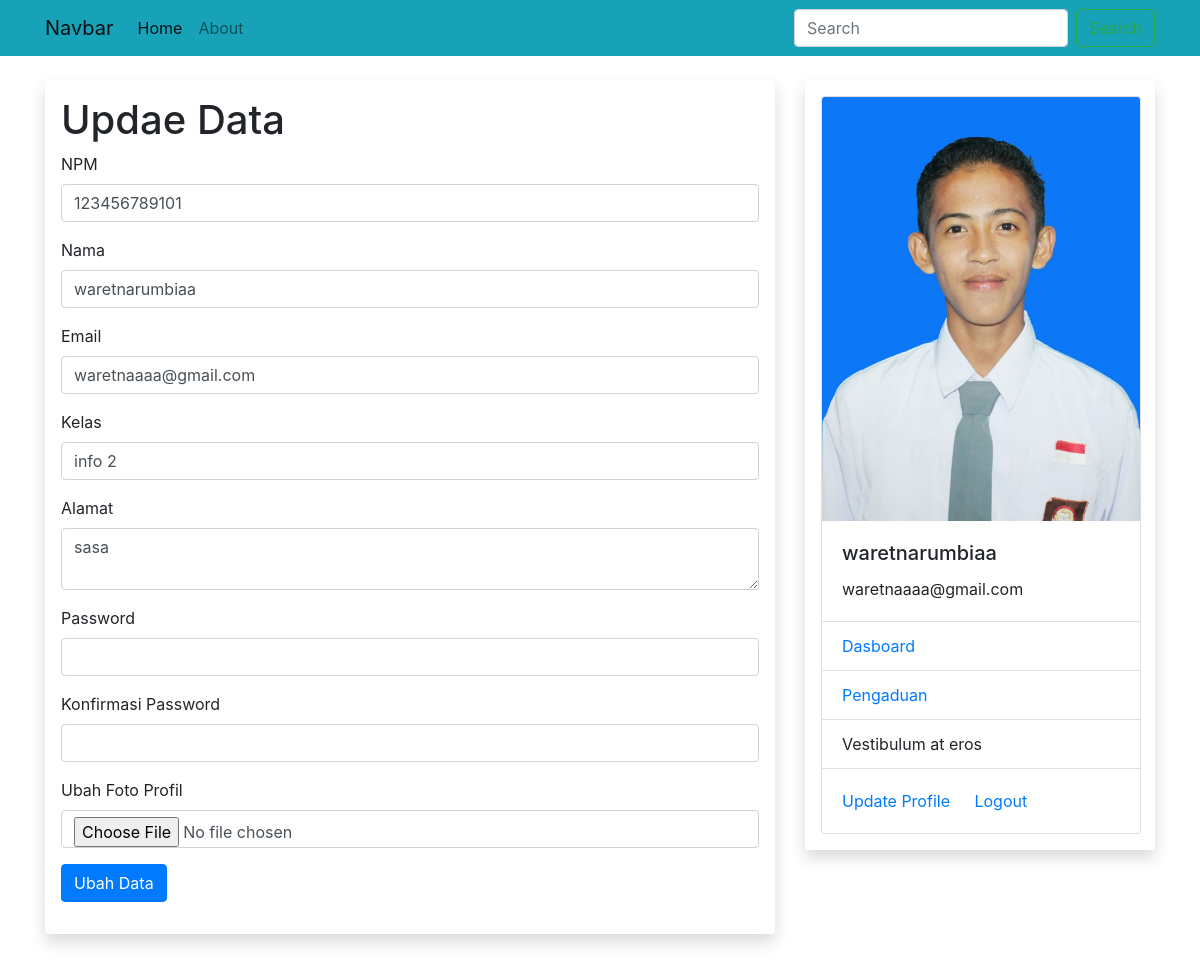
Screenshot of /edit_mahasiswa (signed in) with the database file from the repository.
### sim/models.py (models this page shows, shortened)
class Tmahasiswa(db.Model, UserMixin):
    id = db.Column(db.Integer, primary_key=True)
    npm = db.Column(db.String(15), unique=True, nullable=False)
    nama = db.Column(db.String(100), nullable=False)
    email = db.Column(db.String(120), unique=True, nullable=False)
    password = db.Column(db.String(80), nullable=False)
    kelas = db.Column(db.String(20), nullable=False)
    alamat = db.Column(db.String(100), nullable=False)
    foto = db.Column(db.String(30), nullable=False, default='default.jpg')
    pengaduans = db.relationship('Tpengaduan', backref='mahasiswa', lazy=True)

### sim/mahasiswa/routes.py (the view)
@rmahasiswa.route("/edit_mahasiswa", methods= ['GET', 'POST'])
@login_required
def edit_mahasiswa():
    form=editmahasiswa_F()
    if form.validate_on_submit():
        if form.foto.data:
            file_foto=simpan_foto(form.foto.data)
            current_user.foto= file_foto
        pass_hash=bcrypt.generate_password_hash(form.password.data).decode('UTF-8')
        current_user.npm=form.npm.data
        current_user.nama=form.nama.data
        current_user.email=form.email.data
        current_user.kelas=form.kelas.data
        current_user.alamat=form.alamat.data
        current_user.password=pass_hash
        db.session.commit()
        flash('Data Berhasil di Ubah', 'Warning')
        return redirect(url_for('rmahasiswa.edit_mahasiswa'))
    elif request.method=="GET":
        form.npm.data=current_user.npm
        form.nama.data=current_user.nama
        form.email.data=current_user.email
        form.kelas.data=current_user.kelas
        form.alamat.data=current_user.alamat
        form.password.data=current_user.password
    return render_template('edit_mahasiswa.html', form=form)

### sim/mahasiswa/forms.py (shortened to what this page needs)
class editmahasiswa_F(FlaskForm):
    npm=StringField('NPM', validators=[DataRequired(),Length(min=10, max=15)])
    nama=StringField('Nama', validators=[DataRequired()])
    email=StringField('Email', validators=[DataRequired(), Email()])
    kelas=StringField('Kelas', validators=[DataRequired()])
    password=PasswordField('Password', validators=[DataRequired(),Length(min=6, max=20)])
    konf_pass=PasswordField('Konfirmasi Password', validators=[DataRequired(), EqualTo('password')])
    alamat=TextAreaField('Alamat')
    foto= FileField('Ubah Foto Profil', validators=[FileAllowed(['jpg', 'png'])])
    submit=SubmitField('Ubah Data')

### sim/models.py (called while the page is built)
@login_manager.user_loader
def load_user(mahasiswa_id):
    return Tmahasiswa.query.get(int(mahasiswa_id))

### sim/templates/edit_mahasiswa.html (shortened to what this page needs)
{% extends "base.html" %}
{% block konten %}
<H1>Updae Data</H1>
<form method="POST" enctype="multipart/form-data">
    <div class="form-group">
        {{form.npm.label(class="form-control-label")}}
        {% if form.npm.errors %}
            {{form.npm(class="form-control is-invalid")}}
            <div class="invalid-feedback">
                {% for error in form.npm.errors %}
                <span>{{error}}</span>
                {% endfor %}
            </div>
        {% else%}
        {{form.npm(class="form-control")}}
        {% endif%}
    </div>
    <div class="form-group">
        {{form.nama.label(class="form-control-label")}}
        {{form.nama(class="form-control")}}
    </div>
    <div class="form-group">
        {{form.email.label(class="form-control-label")}}
        {% if form.email.errors %}
            {{form.email(class="form-control is-invalid")}}
            <div class="invalid-feedback">
                {% for error in form.email.errors %}
                <span>{{error}}</span>
                {% endfor %}
            </div>
        {% else%}
        {{form.email(class="form-control")}}
        {% endif%}
    </div>
    <div class="form-group">
        {{form.kelas.label(class="form-control-label")}}
        {{form.kelas(class="form-control")}}
    </div>
    <div class="form-group">
        {{form.alamat.label(class="form-control-label")}}
        {{form.alamat(class="form-control")}}
    </div>
    <div class="form-group">
        {{form.password.label(class="form-control-label")}}
        {% if form.password.errors %}
            {{form.password(class="form-control is-invalid")}}
            <div class="invalid-feedback">
                {% for error in form.password.errors %}
                <span>{{error}}</span>
                {% endfor %}
            </div>
        {% else%}
        {{form.password(class="form-control")}}
        {% endif%}
    </div>
    <div class="form-group">
        {{form.konf_pass.label(class="form-control-label")}}
        {% if form.konf_pass.errors %}
            {{form.konf_pass(class="form-control is-invalid")}}
            <div class="invalid-feedback">
                {% for error in form.konf_pass.errors %}
                <span>{{error}}</span>
                {% endfor %}
            </div>
        {% else%}
        {{form.konf_pass(class="form-control")}}
        {% endif%}
    </div>
    <div class="form-group">
        {{form.foto.label(class="form-control-label")}}
        {% if form.foto.errors %}
            {{form.foto(class="form-control is-invalid")}}
            <div class="invalid-feedback">
                {% for error in form.foto.errors %}
                <span>{{error}}</span>
                {% endfor %}
            </div>
        {% else%}
        {{form.foto(class="form-control")}}
        {% endif%}
    </div>
    <div class="form-group">
        {{form.submit(class="btn btn-primary")}}
    </div>
  </form>
{%endblock%}

### sim/templates/base.html (shortened to what this page needs)
<html>
    <head>
        <link rel="stylesheet" href="{{url_for ('static', filename="css/bootstrap.min.css")}}">
        <link rel="stylesheet" type="text/css" href="{{url_for ('static', filename="css/style.css")}}">
    </head>
    <body>
        <nav class="navbar navbar-expand-lg navbar-light bg-info">
        <div class="container">
            <a class="navbar-brand" href="#">Navbar</a>
            <div class="collapse navbar-collapse" id="navbarSupportedContent">
              <ul class="navbar-nav mr-auto">
                <li class="nav-item active">
                  <a class="nav-link" href="{{url_for('rmahasiswa.home')}}">Home <span class="sr-only">(current)</span></a>
                </li>
                <li class="nav-item">
                  <a class="nav-link" href="{{url_for('rmahasiswa.about')}}">About</a>
                </li>
              </ul>
              <form class="form-inline my-2 my-lg-0">
                <input class="form-control mr-sm-2" type="search" placeholder="Search" aria-label="Search">
                <button class="btn btn-outline-success my-2 my-sm-0" type="submit">Search</button>
              </form>
            </div>
        </div>
          </nav>
        <div class="container mt-4">
          <div class="row">
            <div class="col-md-8">
              <div class="shadow p-3 mb-5 bg-white rounded">
              {%block konten%}
              {%endblock%}
              </div>
            </div>
            <div class="col-md-4">
              <div class="shadow p-3 mb-5 bg-white rounded">
                  {%if current_user.is_authenticated %}
                  <div class="card" style="width: 20rem;">
                    <img src="{{url_for('static', filename='foto/' + current_user.foto)}}" class="card-img-top" alt="...">
                    <div class="card-body">
                      <h5 class="card-title">{{current_user.nama}}</h5>
                      <p class="card-text">{{current_user.email}}</p>
                    </div>
                    <ul class="list-group list-group-flush">
                      <li class="list-group-item"><a href="{{url_for('rmahasiswa.akunmahasiswa')}}"">Dasboard</a></li>
                      <li class="list-group-item"><a href="{{url_for('rmahasiswa.pengaduan')}}">Pengaduan</a></li>
                      <li class="list-group-item">Vestibulum at eros</li>
                    </ul>
                    <div class="card-body">
                      <a href="{{url_for('rmahasiswa.edit_mahasiswa')}}" class="card-link">Update Profile</a>
                      <a href="{{url_for('rmahasiswa.logout_mahasiswa')}}" class="card-link">Logout</a>
                    </div>
                  </div>
                  {% else%}
                   <h1> Menu Lain</h1>
                   <li>Data Mahasiswa</li>
                   <li>Data Dosen</li>
                  {% endif %}
            </div>
          </div>
          </div>
        </div>
    </body>
</html>

### rows the page displays
Tmahasiswa: npm "123456789101", nama "waretnarumbiaa", email "waretnaaaa@gmail.com", kelas "info 2", alamat "sasa", foto (placeholder picture)
